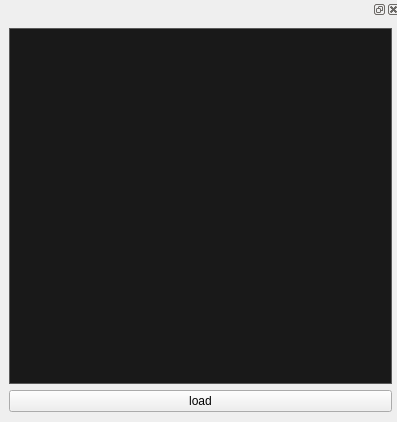
<?xml version="1.0" encoding="UTF-8"?>
<ui version="4.0">
 <class>Form</class>
 <widget class="QWidget" name="Form">
  <property name="geometry">
   <rect>
    <x>0</x>
    <y>0</y>
    <width>397</width>
    <height>422</height>
   </rect>
  </property>
  <property name="windowTitle">
   <string>Form</string>
  </property>
  <widget class="QDockWidget" name="dockWidget">
   <property name="geometry">
    <rect>
     <x>0</x>
     <y>0</y>
     <width>401</width>
     <height>421</height>
    </rect>
   </property>
   <widget class="QWidget" name="dockWidgetContents">
    <layout class="QVBoxLayout" name="verticalLayout">
     <item>
      <widget class="QGraphicsView" name="graphicsView">
       <property name="styleSheet">
        <string notr="true">/*
	Copyright 2013 Emanuel Claesson

	Licensed under the Apache License, Version 2.0 (the &quot;License&quot;);
	you may not use this file except in compliance with the License.
	You may obtain a copy of the License at

		http://www.apache.org/licenses/LICENSE-2.0

	Unless required by applicable law or agreed to in writing, software
	distributed under the License is distributed on an &quot;AS IS&quot; BASIS,
	WITHOUT WARRANTIES OR CONDITIONS OF ANY KIND, either express or implied.
	See the License for the specific language governing permissions and
	limitations under the License.
*/

/*
	COLOR_DARK     = #191919
	COLOR_MEDIUM   = #353535
	COLOR_MEDLIGHT = #5A5A5A
	COLOR_LIGHT    = #DDDDDD
	COLOR_ACCENT   = #3D7848
*/

* {
	background: #191919;
	color: #DDDDDD;
	border: 1px solid #5A5A5A;
}

QWidget::item:selected {
	background: #3D7848;
}

QCheckBox, QRadioButton {
	border: none;
}

QRadioButton::indicator, QCheckBox::indicator {
	width: 13px;
	height: 13px;
}

QRadioButton::indicator::unchecked, QCheckBox::indicator::unchecked {
	border: 1px solid #5A5A5A;
	background: none;
}

QRadioButton::indicator:unchecked:hover, QCheckBox::indicator:unchecked:hover {
	border: 1px solid #DDDDDD;
}

QRadioButton::indicator::checked, QCheckBox::indicator::checked {
	border: 1px solid #5A5A5A;
	background: #5A5A5A;
}

QRadioButton::indicator:checked:hover, QCheckBox::indicator:checked:hover {
	border: 1px solid #DDDDDD;
	background: #DDDDDD;
}

QGroupBox {
	margin-top: 6px;
}

QGroupBox::title {
	top: -7px;
	left: 7px;
}

QScrollBar {
	border: 1px solid #5A5A5A;
	background: #191919;
}

QScrollBar:horizontal {
	height: 15px;
	margin: 0px 0px 0px 32px;
}

QScrollBar:vertical {
	width: 15px;
	margin: 32px 0px 0px 0px;
}

QScrollBar::handle {
	background: #353535;
	border: 1px solid #5A5A5A;
}

QScrollBar::handle:horizontal {
	border-width: 0px 1px 0px 1px;
}

QScrollBar::handle:vertical {
	border-width: 1px 0px 1px 0px;
}

QScrollBar::handle:horizontal {
	min-width: 20px;
}

QScrollBar::handle:vertical {
	min-height: 20px;
}

QScrollBar::add-line, QScrollBar::sub-line {
	background:#353535;
	border: 1px solid #5A5A5A;
	subcontrol-origin: margin;
}

QScrollBar::add-line {
	position: absolute;
}

QScrollBar::add-line:horizontal {
	width: 15px;
	subcontrol-position: left;
	left: 15px;
}

QScrollBar::add-line:vertical {
	height: 15px;
	subcontrol-position: top;
	top: 15px;
}

QScrollBar::sub-line:horizontal {
	width: 15px;
	subcontrol-position: top left;
}

QScrollBar::sub-line:vertical {
	height: 15px;
	subcontrol-position: top;
}

QScrollBar:left-arrow, QScrollBar::right-arrow, QScrollBar::up-arrow, QScrollBar::down-arrow {
	border: 1px solid #5A5A5A;
	width: 3px;
	height: 3px;
}

QScrollBar::add-page, QScrollBar::sub-page {
	background: none;
}

QAbstractButton:hover {
	background: #353535;
}

QAbstractButton:pressed {
	background: #5A5A5A;
}

QAbstractItemView {
	show-decoration-selected: 1;
	selection-background-color: #3D7848;
	selection-color: #DDDDDD;
	alternate-background-color: #353535;
}

QHeaderView {
	border: 1px solid #5A5A5A;
}

QHeaderView::section {
	background: #191919;
	border: 1px solid #5A5A5A;
	padding: 4px;
}

QHeaderView::section:selected, QHeaderView::section::checked {
	background: #353535;
}

QTableView {
	gridline-color: #5A5A5A;
}

QTabBar {
	margin-left: 2px;
}

QTabBar::tab {
	border-radius: 0px;
	padding: 4px;
	margin: 4px;
}

QTabBar::tab:selected {
	background: #353535;
}

QComboBox::down-arrow {
	border: 1px solid #5A5A5A;
	background: #353535;
}

QComboBox::drop-down {
	border: 1px solid #5A5A5A;
	background: #353535;
}

QComboBox::down-arrow {
	width: 3px;
	height: 3px;
	border: 1px solid #5A5A5A;
}

QAbstractSpinBox {
	padding-right: 15px;
}

QAbstractSpinBox::up-button, QAbstractSpinBox::down-button {
	border: 1px solid #5A5A5A;
	background: #353535;
	subcontrol-origin: border;
}

QAbstractSpinBox::up-arrow, QAbstractSpinBox::down-arrow {
	width: 3px;
	height: 3px;
	border: 1px solid #5A5A5A;
}

QSlider {
	border: none;
}

QSlider::groove:horizontal {
	height: 5px;
	margin: 4px 0px 4px 0px;
}

QSlider::groove:vertical {
	width: 5px;
	margin: 0px 4px 0px 4px;
}

QSlider::handle {
	border: 1px solid #5A5A5A;
	background: #353535;
}

QSlider::handle:horizontal {
	width: 15px;
	margin: -4px 0px -4px 0px;
}

QSlider::handle:vertical {
	height: 15px;
	margin: 0px -4px 0px -4px;
}

QSlider::add-page:vertical, QSlider::sub-page:horizontal {
	background: #3D7848;
}

QSlider::sub-page:vertical, QSlider::add-page:horizontal {
	background: #353535;
}

QLabel {
	border: none;
}

QProgressBar {
	text-align: center;
}

QProgressBar::chunk {
	width: 1px;
	background-color: #3D7848;
}

QMenu::separator {
	background: #353535;
}</string>
       </property>
      </widget>
     </item>
     <item>
      <widget class="QPushButton" name="load_btn">
       <property name="text">
        <string>load</string>
       </property>
      </widget>
     </item>
    </layout>
   </widget>
  </widget>
 </widget>
 <resources/>
 <connections/>
</ui>
